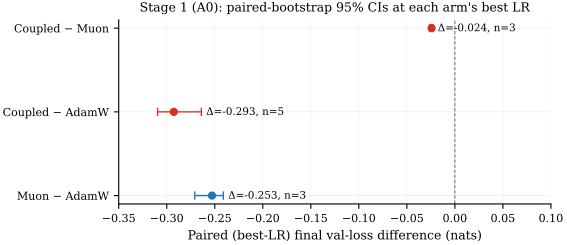

The script that drew this image:
"""Fig 3 — A0 paired-bootstrap forest of pairwise gaps at best LR."""
from __future__ import annotations

import sys
from pathlib import Path

import matplotlib.pyplot as plt
import pandas as pd

sys.path.insert(0, str(Path(__file__).resolve().parent))
from _common import DATA_DIR, OPT_COLOR, OPT_LABEL, save_fig, setup_mpl
from _stats import best_lr_per_arm, paired_bootstrap


def _arm_at_best_lr(s: pd.DataFrame, opt: str) -> pd.DataFrame:
    """Return the converged-seed rows of `opt` at its best LR (single-rung use only)."""
    bests = best_lr_per_arm(s, group_keys=["rung", "optimizer"])
    row = bests[bests["optimizer"] == opt].iloc[0]
    return s[(s["optimizer"] == opt) & (s["lr"] == row["lr"]) & (~s["diverged"].astype(bool))]


def main() -> None:
    setup_mpl()
    s1 = pd.read_parquet(DATA_DIR / "coupled_muon_A0_repro_summary.parquet")

    adamw = _arm_at_best_lr(s1, "adamw")
    muon = _arm_at_best_lr(s1, "muon")
    coup = _arm_at_best_lr(s1, "coupled_muon_v2")

    pairs = [
        ("Coupled − Muon",  coup, muon,  OPT_COLOR["coupled_muon_v2"]),
        ("Coupled − AdamW", coup, adamw, OPT_COLOR["coupled_muon_v2"]),
        ("Muon − AdamW",    muon, adamw, OPT_COLOR["muon"]),
    ]
    rows = []
    for label, a, b, color in pairs:
        ci = paired_bootstrap(a, b, on=["rung", "seed"])
        rows.append((label, ci.median, ci.lo, ci.hi, ci.n, color))

    fig, ax = plt.subplots(figsize=(5.6, 2.4))
    for i, (label, m, lo, hi, n, color) in enumerate(rows):
        ax.errorbar([m], [i], xerr=[[m - lo], [hi - m]], fmt="o", color=color,
                    capsize=3, lw=1.0, markersize=5)
        bracket = " (CI brackets 0)" if lo <= 0 <= hi else ""
        ax.text(hi + 0.005, i, f"Δ={m:+.3f}, n={n}{bracket}", va="center", fontsize=7.5)
    ax.axvline(0, color="0.4", lw=0.7, ls="--")
    ax.set_yticks(range(len(rows)))
    ax.set_yticklabels([r[0] for r in rows])
    ax.invert_yaxis()
    ax.set_xlabel("Paired (best-LR) final val-loss difference (nats)")
    ax.set_title("Stage 1 (A0): paired-bootstrap 95% CIs at each arm's best LR")
    ax.set_xlim(-0.35, 0.10)
    save_fig(fig, "fig03_stage1_forest")


if __name__ == "__main__":
    main()
